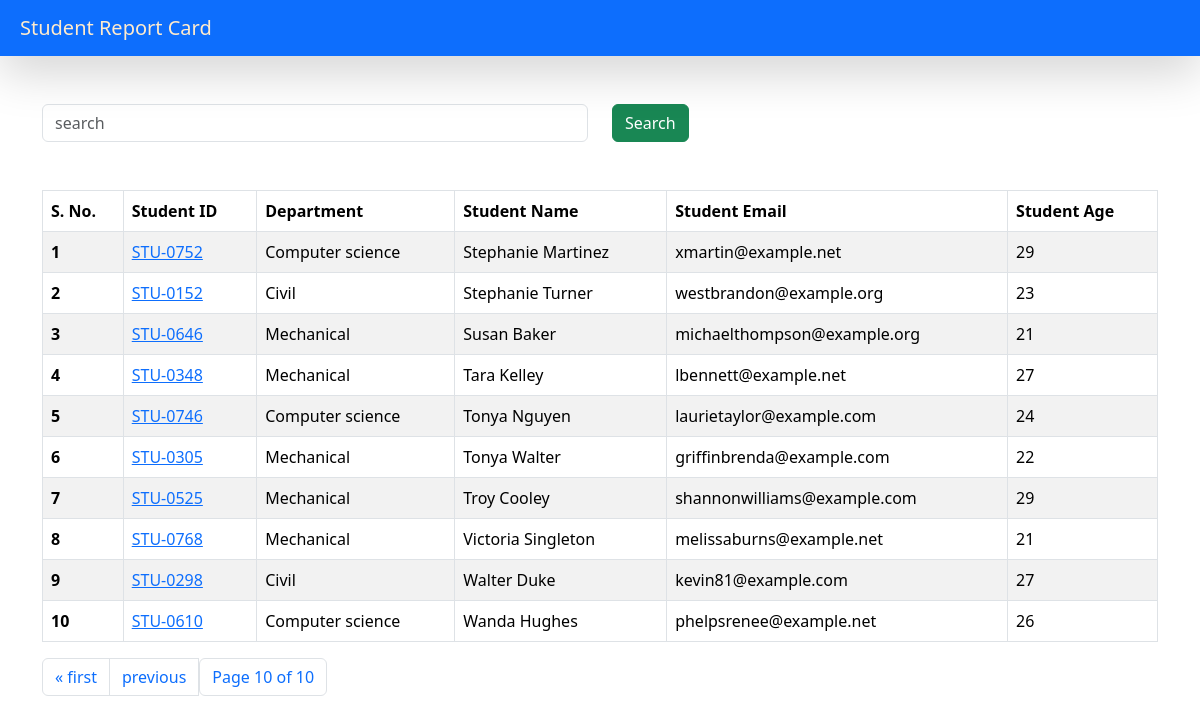
/students/?page=10, run on the app's committed database.
### reportcard/models.py (models this page shows, shortened)
class Student(models.Model):
    department = models.ForeignKey(Department, related_name="depart", on_delete=models.CASCADE)
    student_id = models.OneToOneField(StudentID, related_name="studentid", on_delete=models.CASCADE)
    student_name = models.CharField(max_length=100)
    student_email = models.EmailField(unique=True)
    student_age = models.IntegerField(default=18)
    student_address = models.TextField()
    class Meta:
        ordering = ["student_name"]
        verbose_name = "student"

class StudentID(models.Model):
    student_id = models.CharField(max_length=100)
    def __str__(self) -> str:
        return self.student_id

class Department(models.Model):
    department = models.CharField(max_length=100)
    class Meta:
        ordering = ["department"]

### reportcard/views.py (the view, shortened to what this page needs)
# urls.py: path("students/", get_students , name="get_students"),
def get_students(request):
    queryset = Student.objects.all()
    paginator = Paginator(queryset, 10)  # Show 10 contacts per page.
    page_number = request.GET.get("page", 1)
    page_obj = paginator.get_page(page_number)
    return render(request, "report/students.html", {"queryset" : page_obj})

### reportcard/templates/report/students.html (shortened to what this page needs)
{% extends "base.html" %}
{% block start %}
<div class="container mt-5">
    <form class="mb-4">
    <div class="row">
        <div class="col-md-6">
            <input class="form-control" name="search" placeholder="search">
        </div>
        <div class="col-md-6">
            <button class="btn btn-success">Search</button>
        </div>
    </div>
    </form>
</div>
<div class="container mt-5">
    <table class="table table-striped table-bordered">
        <thead>
            <tr>
                <th scope="col">S. No.</th>
                <th scope="col">Student ID</th>
                <th scope="col">Department</th>
                <th scope="col">Student Name</th>
                <th scope="col">Student Email</th>
                <th scope="col">Student Age</th>
            </tr>
        </thead>
        <tbody>
            {% for student in queryset %}
            <tr>
                <th scope="row">{{forloop.counter}}</th>
                <td><a href="{% url 'see_marks' student.student_id %}">{{student.student_id}}</a>
                    </td>
                <td>{{student.department.department}}</td>
                <td>{{student.student_name}}</td>
                <td>{{student.student_email}}</td>
                <td>{{student.student_age}}</td>
            </tr>
            {% endfor %}
        </tbody>
    </table>
    <nav aria-label="Page navigation example">
        <ul class="pagination">
            {% if queryset.has_previous %}
                <li class="page-item"><a class="page-link" href="?page=1">&laquo; first</a></li>
                <li class="page-item"><a class="page-link" href="?page={{ queryset.previous_page_number }}">previous</a></li>
            {% endif %}
            <span class="current">
                <li class="page-item"><a class="page-link" >Page {{ queryset.number }} of {{ queryset.paginator.num_pages }}</a></li>
            </span>
    </ul>
    </nav>
</div>
{% endblock %}

### data on the page
Student: student_id "STU-0752", department.department "Computer science", student_name "Stephanie Martinez", student_email "xmartin@example.net", student_age "29"
Student: student_id "STU-0152", department.department "Civil", student_name "Stephanie Turner", student_email "westbrandon@example.org", student_age "23"
Student: student_id "STU-0646", department.department "Mechanical", student_name "Susan Baker", student_email "michaelthompson@example.org", student_age "21"
Student: student_id "STU-0348", department.department "Mechanical", student_name "Tara Kelley", student_email "lbennett@example.net", student_age "27"
Student: student_id "STU-0746", department.department "Computer science", student_name "Tonya Nguyen", student_email "laurietaylor@example.com", student_age "24"
Student: student_id "STU-0305", department.department "Mechanical", student_name "Tonya Walter", student_email "griffinbrenda@example.com", student_age "22"
Student: student_id "STU-0525", department.department "Mechanical", student_name "Troy Cooley", student_email "shannonwilliams@example.com", student_age "29"
Student: student_id "STU-0768", department.department "Mechanical", student_name "Victoria Singleton", student_email "melissaburns@example.net", student_age "21"
Student: student_id "STU-0298", department.department "Civil", student_name "Walter Duke", student_email "kevin81@example.com", student_age "27"
Student: student_id "STU-0610", department.department "Computer science", student_name "Wanda Hughes", student_email "phelpsrenee@example.net", student_age "26"

### other printed values
{{ queryset.number }} "10"
{{ queryset.paginator.num_pages }} "10"
